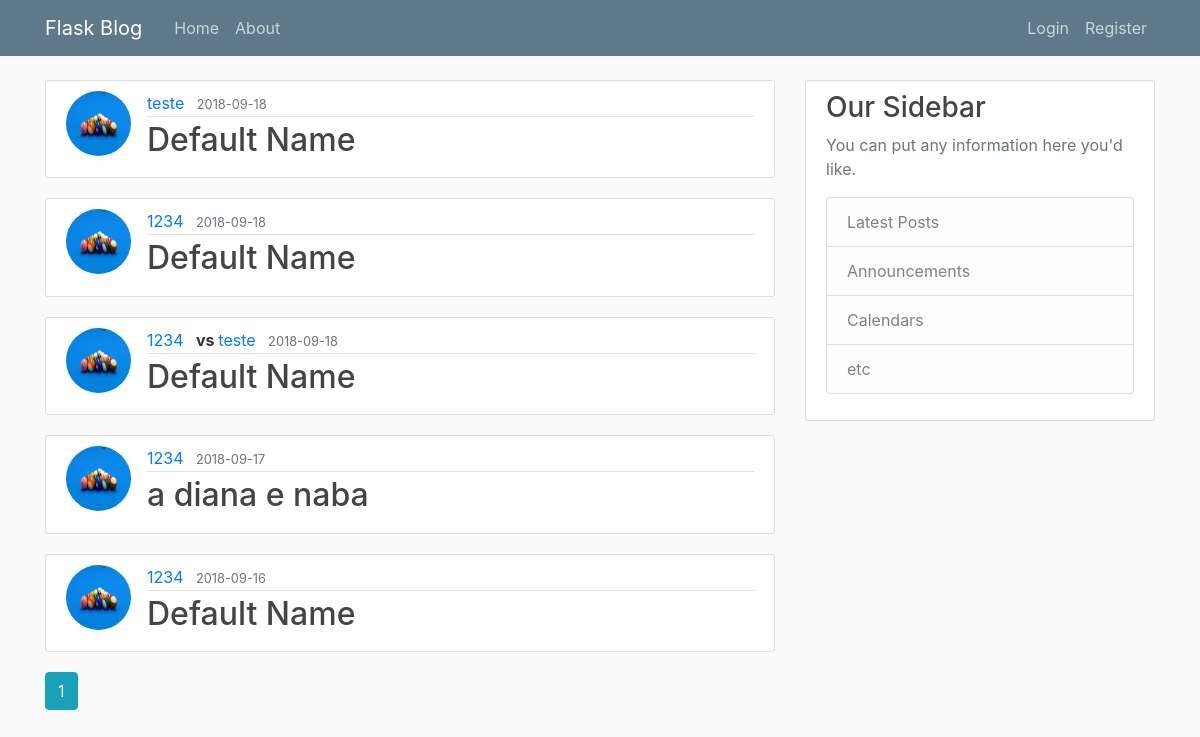
Page /home on the earlier database version.
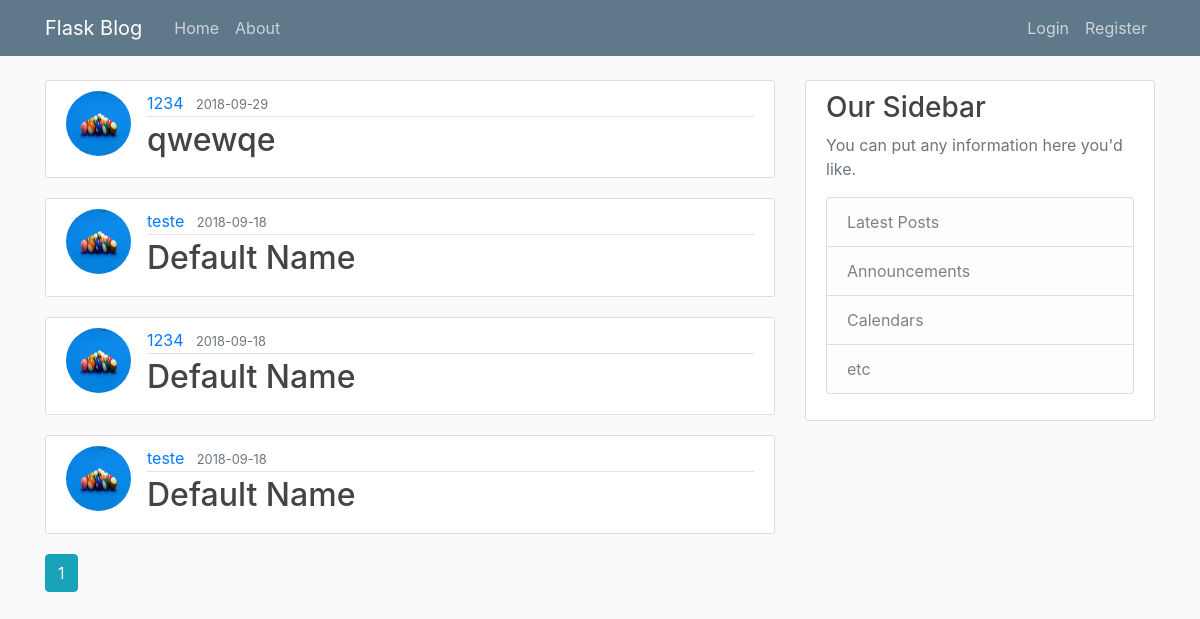
Same page on the later database version.
### flaskproject/models.py (models this page shows, shortened)
class Game(db.Model):
	id = db.Column(db.Integer, primary_key=True)
	name = db.Column(db.String(100), unique=False, nullable=False)
	password = db.Column(db.String(60), nullable=False)
	date_created = db.Column(db.DateTime, nullable=False, default=datetime.utcnow)
	image_file = db.Column(db.String(20), nullable=False, default='default.png')

class User(db.Model, UserMixin):
	id = db.Column(db.Integer, primary_key = True)
	username = db.Column(db.String(20), unique = True, nullable = False)
	email = db.Column(db.String(120), unique = True, nullable = False)
	image_file = db.Column(db.String(20), nullable = False, default='default.jpg')
	password = db.Column(db.String(60), nullable = False)
	posts = db.relationship('Post', backref='author', lazy = True)
	elo = db.Column(db.Float, nullable = True)
	games = db.relationship('Game', secondary=game_players, lazy='dynamic', backref = db.backref('players', lazy = True))

### flaskproject/main/routes.py (the view)
@main.route("/")
@main.route("/home")
def home():
    page = request.args.get('page', 1, type = int)
    games = Game.query.order_by(Game.date_created.desc()).paginate(page = page, per_page = 5)
    return render_template('home.html', games=games)

### flaskproject/templates/home.html
{% extends "layout.html" %}
{% block content %}
	{% for game in games.items %}
		<article class="media content-section">
			<img class = "rounded-circle article-img" src=" {{ url_for('static', filename = 'game_pics/' + game.image_file)}}">
		  <div class="media-body">
		    <div class="article-metadata">
				<a class="mr-2" href=" {{ url_for('users.user_games', username = game.players[0].username )}}">{{ game.players[0].username }}</a>
				{% if game.players[1]%}
                	<b> vs </b>
              		<a class="mr-2" href=" {{ url_for('users.user_games', username = game.players[0].username )}}">{{ game.players[1].username }}</a>
                {% endif %}
				<small class="text-muted">{{ game.date_created.strftime('%Y-%m-%d') }}</small>
		    </div>
		    <h2><a class="article-title" href=" {{ url_for('games.view_game', game_id = game.id )}}">{{ game.name }}</a></h2>
		  </div>
		</article>
	{% endfor %}
	{% for page_num in games.iter_pages(left_edge = 1, right_edge = 1, left_current = 1, right_current = 2) %}
		{% if page_num %}
			{% if games.page == page_num %}
				<a class = "btn btn-info mb-4" href=" {{url_for('main.home',page = page_num)}}">{{ page_num }} </a>
			{% else %}
				<a class = "btn btn-outline-info mb-4" href=" {{url_for('main.home',page = page_num)}}">{{ page_num }} </a>
			{% endif %}
		{% else %}
			...
		{% endif %}
	{%endfor%}
{% endblock content %}

### flaskproject/templates/layout.html (shortened to what this page needs)
<!DOCTYPE html>
<html>
<head>
    <link rel="stylesheet" href="https://stackpath.bootstrapcdn.com/bootstrap/4.1.3/css/bootstrap.min.css">
    <link rel="stylesheet" type="text/css" href="{{ url_for('static',filename='main.css')}}">
</head>
<body>
	<header class="site-header">
	  <nav class="navbar navbar-expand-md navbar-dark bg-steel fixed-top">
	    <div class="container">
	      <a class="navbar-brand mr-4" href="/">Flask Blog</a>
	      <div class="collapse navbar-collapse" id="navbarToggle">
	        <div class="navbar-nav mr-auto">
	          <a class="nav-item nav-link" href="{{url_for('main.home')}}">Home</a>
	          <a class="nav-item nav-link" href="{{url_for('main.about')}}">About</a>
	        </div>
	        <div class="navbar-nav">
	        	{% if current_user.is_authenticated %}
					<a class="nav-item nav-link" href="{{url_for('games.create_game')}}">New Game</a>
					<a class="nav-item nav-link" href="{{url_for('games.enter_game')}}">Join Game</a>
	        		<a class="nav-item nav-link" href="{{url_for('posts.new_post')}}">New Post</a>
	        		<a class="nav-item nav-link" href="{{url_for('users.account')}}"> {{current_user.username }}</a>
	        		<a class="nav-item nav-link" href="{{url_for('users.logout')}}">Logout</a>
	        	{% else %}
					<a class="nav-item nav-link" href="{{url_for('users.login')}}">Login</a>
					<a class="nav-item nav-link" href="{{url_for('users.register')}}">Register</a>
	          	{% endif %}
	        </div>
	      </div>
	    </div>
	  </nav>
	</header>
	<main role="main" class="container">
	  <div class="row">
	    <div class="col-md-8">
	    	{% block content %}{% endblock %}
	    </div>
	    <div class="col-md-4">
	      <div class="content-section">
	        <h3>Our Sidebar</h3>
	        <p class='text-muted'>You can put any information here you'd like.
	          <ul class="list-group">
	            <li class="list-group-item list-group-item-light">Latest Posts</li>
	            <li class="list-group-item list-group-item-light">Announcements</li>
	            <li class="list-group-item list-group-item-light">Calendars</li>
	            <li class="list-group-item list-group-item-light">etc</li>
	          </ul>
	        </p>
	      </div>
	    </div>
	  </div>
	</main>
</body>
</html>

### flaskproject/static/main.css (style rules this page uses)
body { background: #fafafa; color: #333333; margin-top: 5rem; }
h1, h2, h3, h4, h5, h6 { color: #444444; }
.bg-steel { background-color: #5f788a; }
.site-header .navbar-nav .nav-link { color: #cbd5db; }
.content-section { background: #ffffff; padding: 10px 20px; border: 1px solid #dddddd; border-radius: 3px; margin-bottom: 20px; }
.article-title { color: #444444; }
.article-img { height: 65px; width: 65px; margin-right: 16px; }
.article-metadata { padding-bottom: 1px; margin-bottom: 4px; border-bottom: 1px solid #e3e3e3 }

Differences in the rows shown:
removed Game: image_file (placeholder picture), username "1234", date_created "2018-09-17", name "a diana e naba"
removed Game: image_file (placeholder picture), username "1234", date_created "2018-09-16", name "Default Name"
added Game: image_file (placeholder picture), username "1234", date_created "2018-09-29", name "qwewqe"
shown differently, row unchanged: Game (number 4 of 4 on the later page): username "1234" → "teste"; username "teste" → (not shown)
